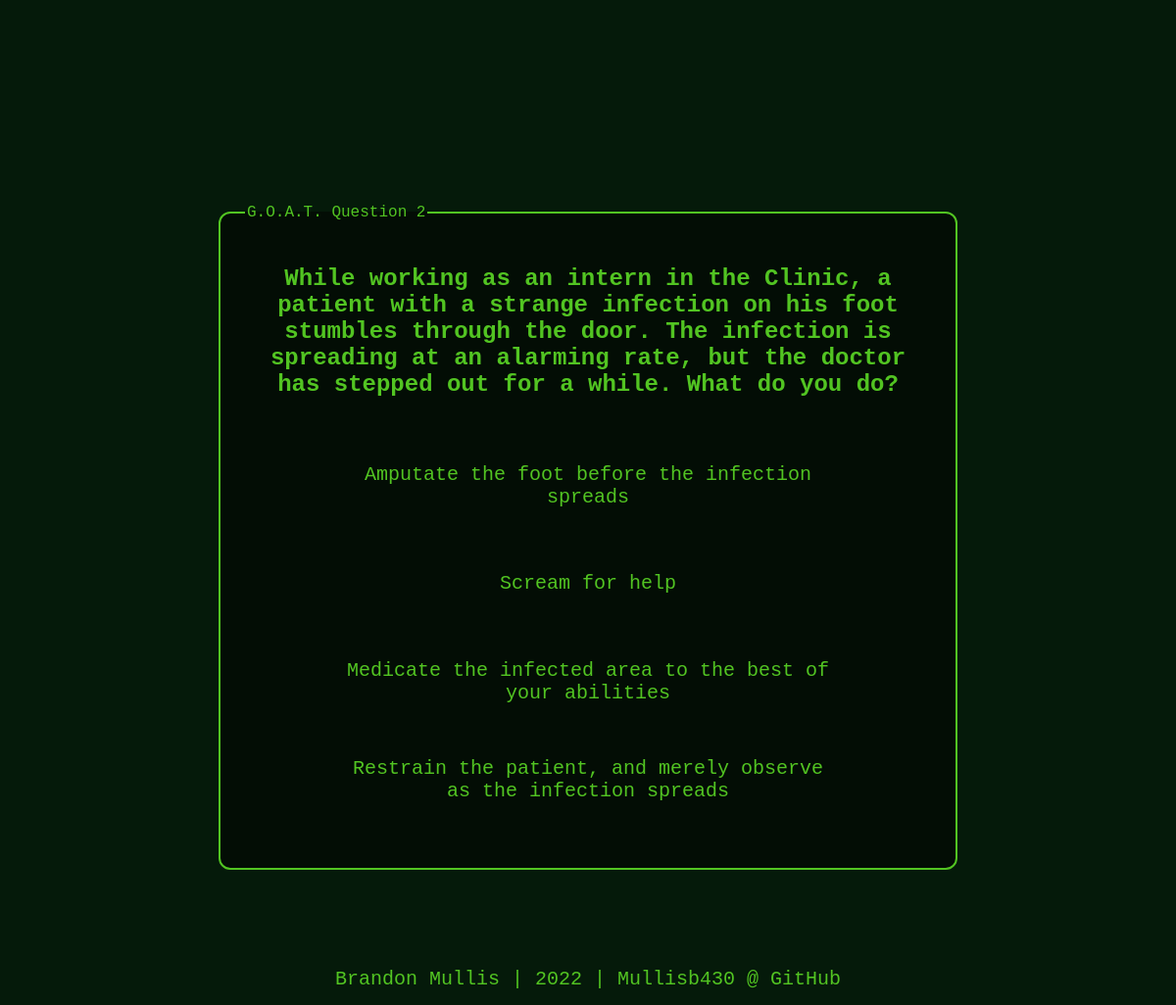
Screenshot of /question/2/ with the database file from the repository.
### questions/models.py (models this page shows, shortened)
class Questions(models.Model):
    question = models.TextField(max_length=250)
    answer_one = models.TextField(max_length=250)
    answer_two = models.TextField(max_length=250)
    answer_three = models.TextField(max_length=250)
    answer_four = models.TextField(max_length=250)
    skills = models.CharField(max_length=100)

### questions/views.py (the view, shortened to what this page needs)
# urls.py: path('question/<int:question_id>/', views.question),
def question(request, question_id):
    if 'job' in request.session:
        del request.session['job']
    if not 'answers' in request.session or question_id == 1:
        request.session['answers'] = []
    question = Questions.objects.get(pk=question_id)
    context = {'question' : question}
    return render(request, 'questions/question.html', context)

### questions/templates/questions/question.html (shortened to what this page needs)
{% extends 'base.html' %}
{% load static %}
{% block head %}
    <link rel="stylesheet" href="{% static 'style.css' %}" />
{% endblock head %}
{% block body %}
<main>
            <fieldset id='questionContainer'>
                <legend align='left'>G.O.A.T. Question {{ question.id }}</legend>
                <h2 id="question">{{ question.question }}</h2>
                <form method="post">
                    <div id="answerContainer">
                        <button type='submit' name='answer_one'>
                            {{ question.answer_one }}
                        </button>
                        <button type='submit' name='answer_two'>
                            {{ question.answer_two }}
                        </button>
                        <button type='submit' name='answer_three'>
                            {{ question.answer_three }}
                        </button>
                        <button type='submit' name='answer_four'>
                            {{ question.answer_four }}
                        </button>
                    </div>
                </form>
            </fieldset>
</main>
{% endblock body %}

### questions/static/style.css (style rules this page uses)
body { background-color: #051a0a; color: #52c422; padding-bottom: 0; }
main { display: flex; flex-flow: column; justify-items: center; padding-top: 100px; }
button { margin-left: auto; margin-right: auto; width: 525px; font-size: 15pt; font-family: Fallout, monospace; background-color: rgba(0,0,0,0); color:#52c422; margin-bottom: 100px; border: none; }
legend { font-family: Fallout, monospace; }
#questionContainer { margin-left: auto; margin-right: auto; margin-top: 100px; width: 700px; height: fit-content; text-align: center; border: 2px solid #52c422; border-radius: 12px; padding: 25px; background-color: rgba(0, 0, 0, 0.486); }
#answerContainer { padding: 15px; display: flex; flex-direction: column; height: 400px; }
#question { font-family: Fallout, monospace; margin-bottom: 25px; }
#answerContainer button { margin-top: 20px; margin-left: auto; margin-right: auto; margin-bottom: 20px; width: 510px; height: 225px; }

### rows the page displays
Questions: id "2", question "While working as an intern in the Clinic, a patient with a strange infection on his foot stumbles through the door. The infection is spreading at an alarming rate, but the doctor has stepped out for a while. What do you do?", answer_one "Amputate the foot before the infection spreads", answer_two "Scream for help", answer_three "Medicate the infected area to the best of your abilities", answer_four "Restrain the patient, and merely observe as the infection spreads"
